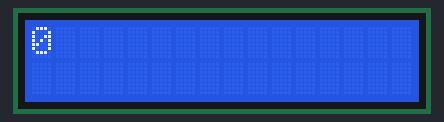
The sketch below on a simulated Arduino Uno, built with avr-gcc and run on an emulated ATmega328P. Parts: 16×2 character LCD.

Above: at 0.1 s.
At 1.1 s:
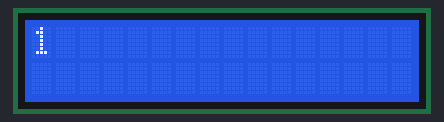
At 2.1 s:
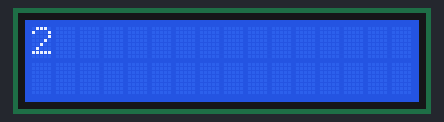
At 4.1 s:
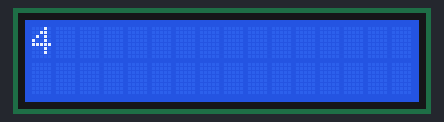
At 6.1 s:
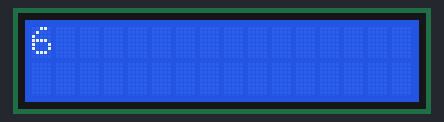
At 9.1 s:
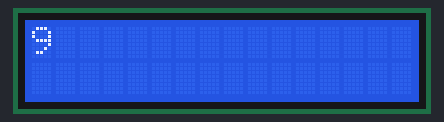

The sketch:

LCD.ino
```cpp
#include <LiquidCrystal.h>

LiquidCrystal lcd(8, 9, 4, 5, 6, 7);


void setup() {
  // put your setup code here, to run once:
  lcd.begin(16, 2);
}
int c = 0;
void loop() {

  lcd.clear();
  lcd.setCursor(0, 0);
  lcd.print(c);
  c = c + 1;
  delay(1000);
  if (c == 10)
    c = 0;
  // put your main code here, to run repeatedly:
  // lcd.clear();
  // lcd.setCursor(0, 0);
  // lcd.print("Welcome To");
  // lcd.setCursor(0, 1);
  // lcd.print("JU Robotics");
  // delay(5000);
  // lcd.clear();
  // lcd.setCursor(3, 0);
  // lcd.print("Thanks");
  // lcd.setCursor(2, 1);
  // lcd.print("Sajjad Bhai");
  // delay(5000);
  // lcd.setCursor(0, 0);
  // lcd.print("Hello Onu");
  // delay(1000);
  // lcd.clear();
  // lcd.setCursor(0, 0);
  // lcd.print("Hello Habiba");
  // delay(1000);
  // lcd.clear();
  // lcd.setCursor(0, 0);
  // lcd.print("Hello Ismail");
  // delay(1000);
  // lcd.clear();
}
```

Measured:
- by itself, everything shown: repeats every 10.0 s, in 10 steps
- what the display in image 1 shows lasts 1.0 s, from 1.1 s to 2.1 s
